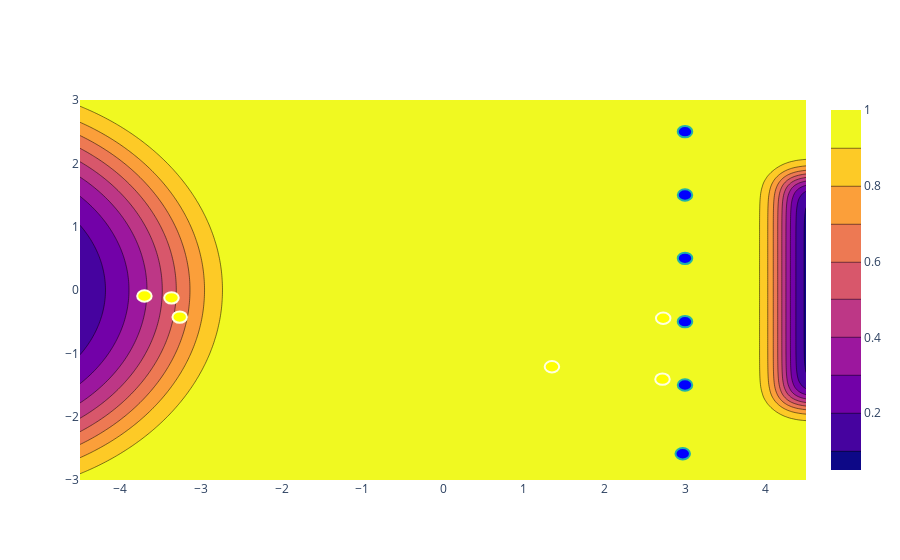

Notebook source saved alongside this figure:
### Code cell
sys.path.append("/home/akhil/proj/Software/src/bazel-bin/python_tools/")
import cost_function_python_wrapper as cf

x_s, y_s, grid_of_passes = sampleGridOfPasses(200, 200, 1)
costs = []

for row in grid_of_passes:
    cost_row = []
    for p in row:
        cost_row.append(cf.getStaticPositionQuality(DIV_B_FIELD, p.receiverPoint()))
    costs.append(cost_row)

fig = go.Figure(data=[go.Contour(z=np.array(costs).transpose(), x=x_s, y=y_s),])
drawRobotsOnFig(fig, blue_locations, yellow_locations)

fig.show()

### Figure 1 — Plotly figure (JSON) as saved in the notebook; plotly's stock layout.template omitted (floating-point values rounded to 4 significant figures; data arrays with more than 128 entries replaced by an {"elided": "..."} marker saying what was removed)
{"data": [{"type": "contour", "x": {"elided": "200 float values"}, "y": {"elided": "200 float values"}, "z": {"elided": "200x200 float values"}}], "layout": {"shapes": [{"fillcolor": "Blue", "line": {"color": "LightSeaGreen"}, "type": "circle", "x0": 2.91, "x1": 3.09, "xref": "x", "y0": 2.41, "y1": 2.59, "yref": "y"}, {"fillcolor": "Blue", "line": {"color": "LightSeaGreen"}, "type": "circle", "x0": 2.91, "x1": 3.09, "xref": "x", "y0": 1.41, "y1": 1.59, "yref": "y"}, {"fillcolor": "Blue", "line": {"color": "LightSeaGreen"}, "type": "circle", "x0": 2.91, "x1": 3.09, "xref": "x", "y0": 0.41, "y1": 0.59, "yref": "y"}, {"fillcolor": "Blue", "line": {"color": "LightSeaGreen"}, "type": "circle", "x0": 2.91, "x1": 3.09, "xref": "x", "y0": -0.59, "y1": -0.41, "yref": "y"}, {"fillcolor": "Blue", "line": {"color": "LightSeaGreen"}, "type": "circle", "x0": 2.91, "x1": 3.09, "xref": "x", "y0": -1.59, "y1": -1.41, "yref": "y"}, {"fillcolor": "Blue", "line": {"color": "LightSeaGreen"}, "type": "circle", "x0": 2.882, "x1": 3.062, "xref": "x", "y0": -2.676, "y1": -2.496, "yref": "y"}, {"fillcolor": "Yellow", "line": {"color": "LightYellow"}, "type": "circle", "x0": -3.791, "x1": -3.611, "xref": "x", "y0": -0.1855, "y1": -0.005524, "yref": "y"}, {"fillcolor": "Yellow", "line": {"color": "LightYellow"}, "type": "circle", "x0": 2.64, "x1": 2.82, "xref": "x", "y0": -0.5352, "y1": -0.3552, "yref": "y"}, {"fillcolor": "Yellow", "line": {"color": "LightYellow"}, "type": "circle", "x0": 2.631, "x1": 2.811, "xref": "x", "y0": -1.498, "y1": -1.318, "yref": "y"}, {"fillcolor": "Yellow", "line": {"color": "LightYellow"}, "type": "circle", "x0": -3.456, "x1": -3.276, "xref": "x", "y0": -0.2142, "y1": -0.03416, "yref": "y"}, {"fillcolor": "Yellow", "line": {"color": "LightYellow"}, "type": "circle", "x0": 1.26, "x1": 1.44, "xref": "x", "y0": -1.302, "y1": -1.122, "yref": "y"}, {"fillcolor": "Yellow", "line": {"color": "LightYellow"}, "type": "circle", "x0": -3.354, "x1": -3.174, "xref": "x", "y0": -0.5179, "y1": -0.3379, "yref": "y"}]}}
